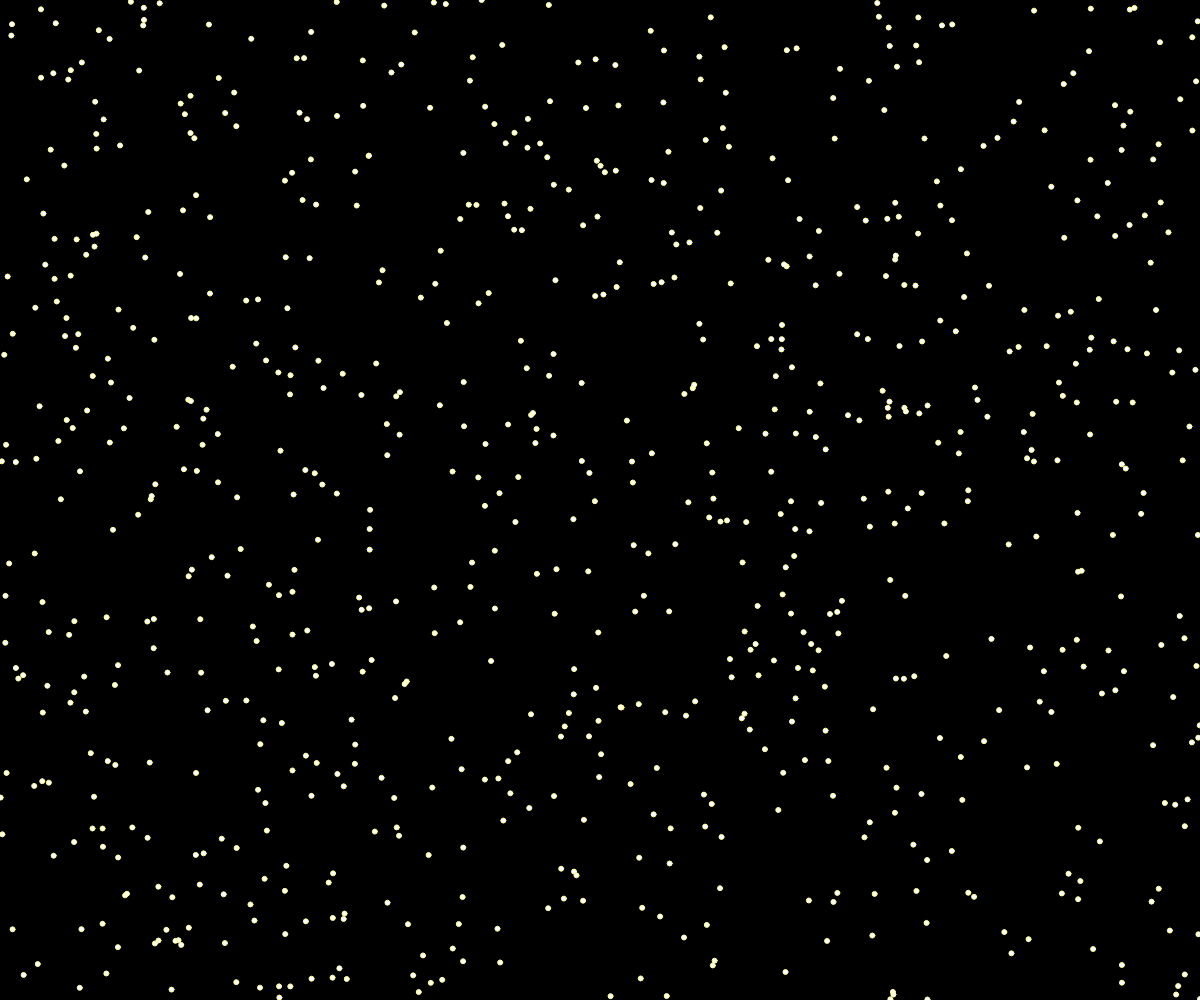
Frame 1 (no input)
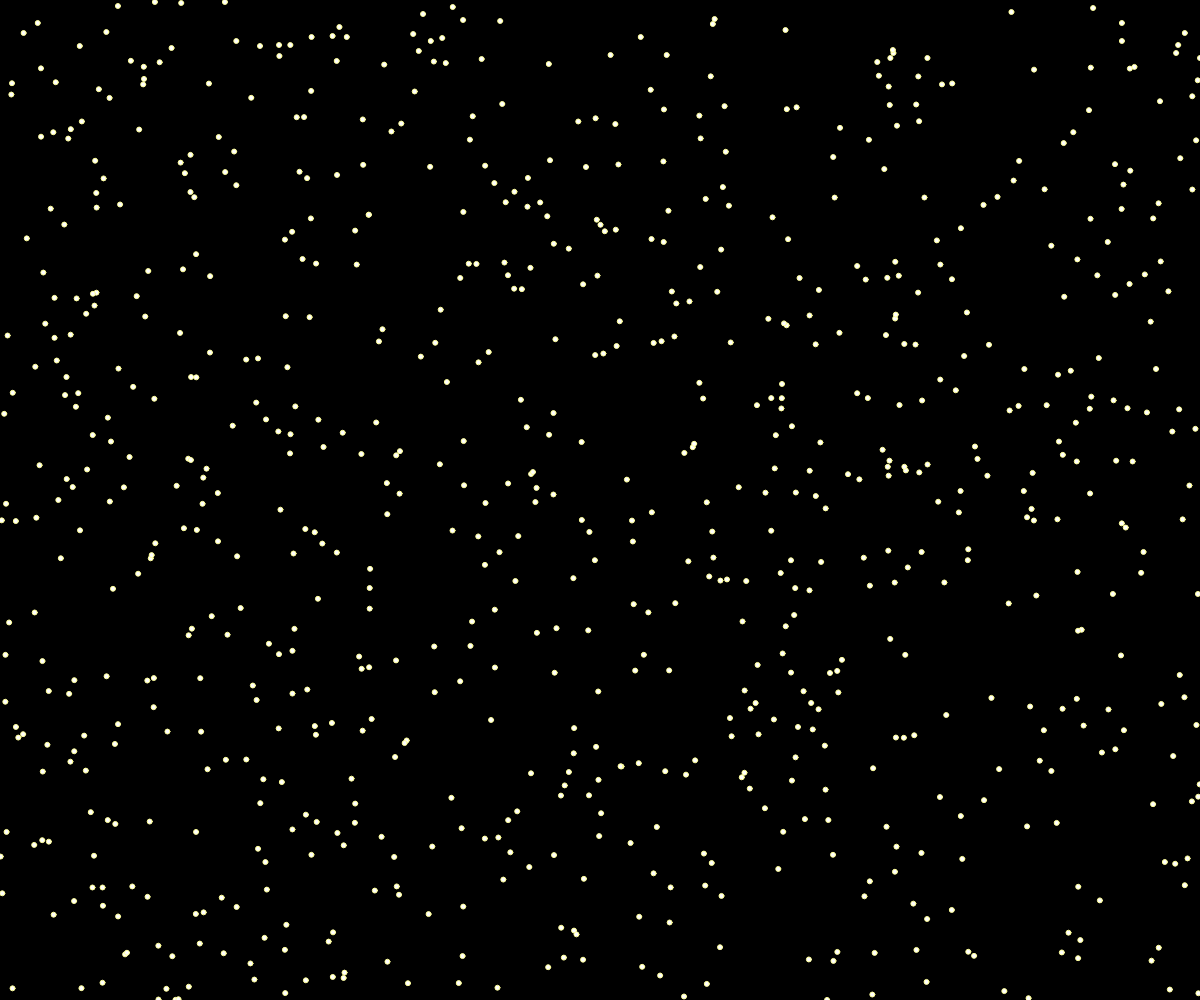
Frame 60 (no input)
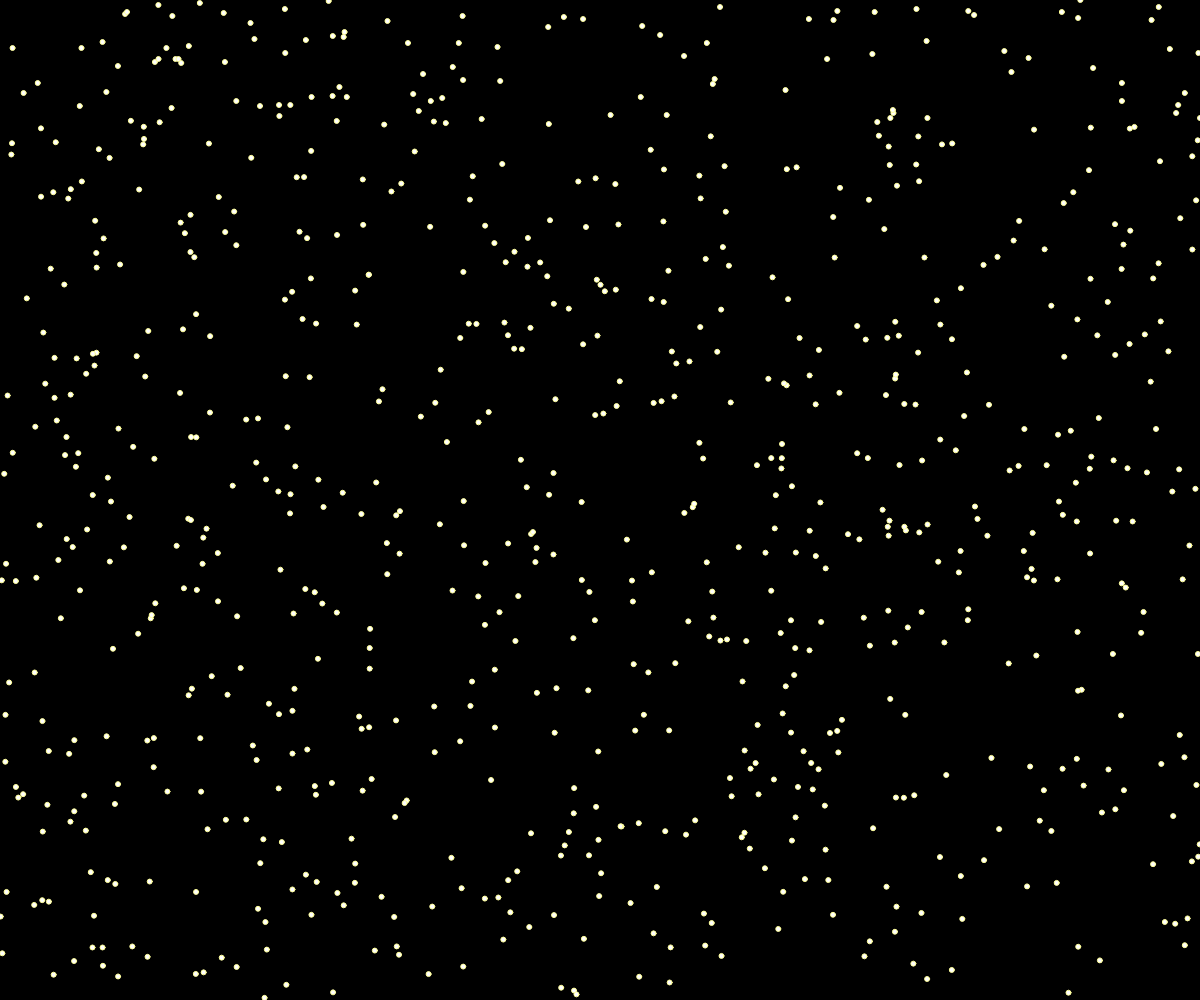
Frame 120 (the mouse pressed at the canvas centre since frame 60)

The p5.js sketch that drew these frames (run headless with seeded random() and noise() and a simulated clock; from frame 60 on, the mouse is pressed at the canvas centre):

// p5.js sketch
// ── sketch.js
var Xcoord = [];
var Ycoord = [];

function setup() {
  createCanvas(windowWidth, windowHeight); 

for (var i = 0; i < 800; i++) {
   Xcoord.push(random(width));
   Ycoord.push(random(height)); 
 }
}

function draw() {
  background(0);
  
  for (var j = 0; j < Xcoord.length; j++) {
          stroke(255, 255, 153);
          ellipse(Xcoord[j], Ycoord[j]++, 5, 5);

  if (Ycoord[j] > windowHeight) {
   Ycoord[j] = 0;
      }
    }
  }
